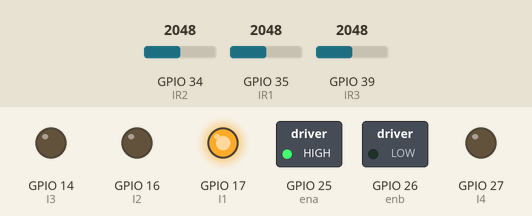
Simulated run of this sketch. Board: ESP32. On the bench: switched loads named in the sketch (green lamp = pin HIGH), output pins drawn as LEDs (lit = HIGH). Inputs (shaded band) come from the test bench; at power-on: GPIO 34 (IR2) = 2048, GPIO 35 (IR1) = 2048, GPIO 39 (IR3) = 2048. What the sketch prints to the serial monitor is not drawn.

Above: at 2.5 s.
At 7.5 s:
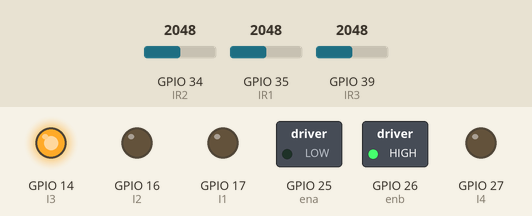
At 12.5 s:
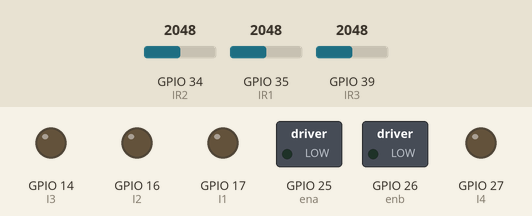
Timing chart, 0 to 19.5 s (numbered marks = the images above):
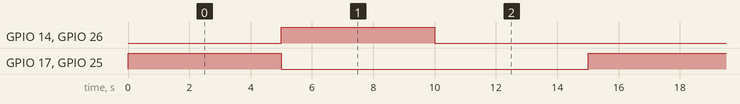

The sketch:

F.L.A.W.-D.C.ino
```cpp
/*

README:
This code is not the original code.
The purpose of this code is to test the Motor direction, speed and behavior.
Additionally, it reeds the signal provided by the Infrared Sensors and prints it out in serial monitor.
So that I can make further adjustments in the wiring and some adjustments in the original firmware.
I will make the actual firmware once the tests are complete

*/

//-- Motor 1
const int I1 = 17;
const int I2 = 16;
const int ena = 25;

//-- Motor 2
const int I3 = 14;
const int I4 = 27;
const int enb = 26;

//-- IR sensors
const int IR1 = 35;
const int IR2 = 34;
const int IR3 = 39;

int updateDelay = 5000;
int delaymotor = 5000;

void setup() {
  Serial.begin(115200);

  //-- Motors Output
  pinMode(I1, OUTPUT);
  pinMode(I2, OUTPUT);
  pinMode(ena, OUTPUT);

  pinMode(I3, OUTPUT);
  pinMode(I4, OUTPUT);
  pinMode(enb, OUTPUT);


  //-- IR Sensors signals
  pinMode(IR1, INPUT);
  pinMode(IR2, INPUT);
  pinMode(IR3, INPUT);
}

//-- To Test the signals recieved from the Ir sensors and adjust the code accordingly
void readPrintSignal(){
  analogRead(IR1);
  analogRead(IR2);
  analogRead(IR3);
  Serial.print("IR Sensor 1 Signal: ");
  Serial.println(analogRead(IR1));
  Serial.print("IR Sensor 2 Signal: ");
  Serial.println(analogRead(IR2));
  Serial.print("IR Sensor 3 Signal: ");
  Serial.println(analogRead(IR3));
}

//-- Motor rotation direction test
void runMotorRight(){
  digitalWrite(I1, HIGH); // I may change this later if motor runs opposite direction
  digitalWrite(I2, LOW);
  analogWrite(ena, 255);

  delay(delaymotor);

  digitalWrite(I1, LOW);
  digitalWrite(I2, LOW);
  analogWrite(ena, 0);


}

void runMotorLeft(){
  digitalWrite(I3, HIGH); // I may change this later if motor runs opposite direction
  digitalWrite(I4, LOW);
  analogWrite(enb, 255);

  delay(delaymotor);

  digitalWrite(I3, LOW);
  digitalWrite(I4, LOW);
  analogWrite(enb, 0);

}


void loop() {
  readPrintSignal();
  runMotorRight();
  runMotorLeft();
  delay(updateDelay);
}
```

Measured:
- by itself, GPIO 14 (I3), GPIO 17 (I1), GPIO 25 (ena), GPIO 26 (enb): alternates HIGH for 5.0 s and LOW for 10.0 s
- by itself, everything shown: repeats every 15.0 s, in 3 steps
